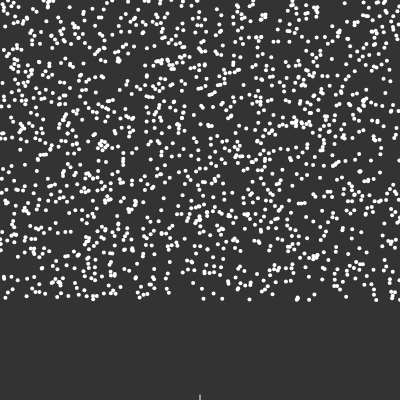
Frame 1 (no input)
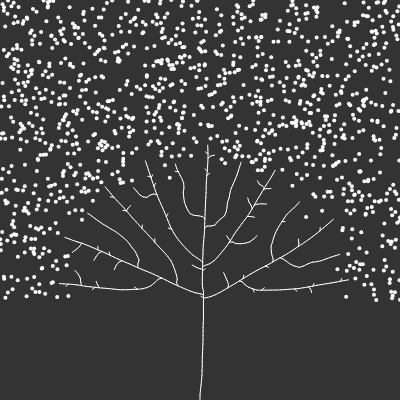
Frame 60 (no input)
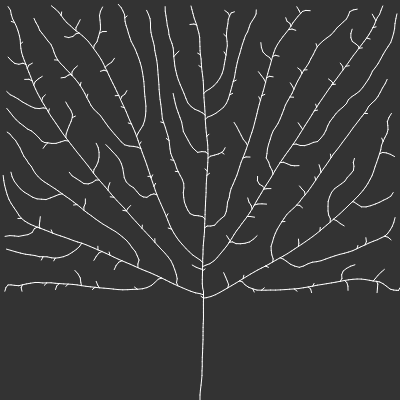
Frame 120 (the mouse pressed at the canvas centre since frame 60)

The p5.js sketch that drew these frames (run headless with seeded random() and noise() and a simulated clock; from frame 60 on, the mouse is pressed at the canvas centre):

// p5.js sketch
// ── sketch.js

var tree;
var max_dist = 100;
var min_dist = 10;

function setup() {
  createCanvas(400, 400);
  tree = new Tree();
}

function draw() {
  background(51);
  tree.show();
  tree.grow();
}

// ── branch.js

function Branch(parent, pos, dir) {
  this.pos = pos;
  this.parent = parent;
  this.dir = dir;
  this.origDir = this.dir.copy();
  this.count = 0;
  this.len = 5;

  this.reset = function() {
    this.dir = this.origDir.copy();
    this.count = 0;
  }


  this.next = function() {
    var nextDir = p5.Vector.mult(this.dir, this.len);
    var nextPos = p5.Vector.add(this.pos, nextDir);
    var nextBranch = new Branch(this, nextPos, this.dir.copy());
    return nextBranch;
  }

  this.show = function() {
    if (parent != null) {
      stroke(255);
      line(this.pos.x, this.pos.y, this.parent.pos.x, this.parent.pos.y);
    }

  }
}

// ── leaf.js

function Leaf() {
  this.pos = createVector(random(width), random(height - 100));
  this.reached = false;

  this.show = function() {
    fill(255);
    noStroke();
    ellipse(this.pos.x, this.pos.y, 4, 4);
  }

}

// ── tree.js

function Tree() {
  this.leaves = [];
  this.branches = [];

  for (var i = 0; i < 1500; i++) {
    this.leaves.push(new Leaf());
  }
  var pos = createVector(width / 2, height);
  var dir = createVector(0, -1);
  var root = new Branch(null, pos, dir);
  this.branches.push(root);
  var current = root;
  var found = false;
  while (!found) {
    for (var i = 0; i < this.leaves.length; i++) {
      var d = p5.Vector.dist(current.pos, this.leaves[i].pos);
      if (d < max_dist) {
        found = true;
      }
    }
    if (!found) {
      var branch = current.next();
      current = branch;
      this.branches.push(current);
    }
  }

  this.grow = function() {
    for (var i = 0; i < this.leaves.length; i++) {
      var leaf = this.leaves[i];
      var closestBranch = null;
      var record = max_dist;
      for (var j = 0; j < this.branches.length; j++) {
        var branch = this.branches[j];
        var d = p5.Vector.dist(leaf.pos, branch.pos);
        if (d < min_dist) {
          leaf.reached = true;
          closestBranch = null;
          break;
        } else if (d < record) {
          closestBranch = branch;
          record = d;
        }
      }

      if (closestBranch != null) {
        var newDir = p5.Vector.sub(leaf.pos, closestBranch.pos);
        newDir.normalize();
        closestBranch.dir.add(newDir);
        closestBranch.count++;
      }
    }

    for (var i = this.leaves.length - 1; i >= 0; i--) {
      if (this.leaves[i].reached) {
        this.leaves.splice(i, 1);
      }
    }

    for (var i = this.branches.length - 1; i >= 0; i--) {
      var branch = this.branches[i];
      if (branch.count > 0) {
        branch.dir.div(branch.count + 1);
        this.branches.push(branch.next());
        branch.reset();
      }
    }
  }





  this.show = function() {
    for (var i = 0; i < this.leaves.length; i++) {
      this.leaves[i].show();
    }

    for (var i = 0; i < this.branches.length; i++) {
      this.branches[i].show();
    }

  }

}
